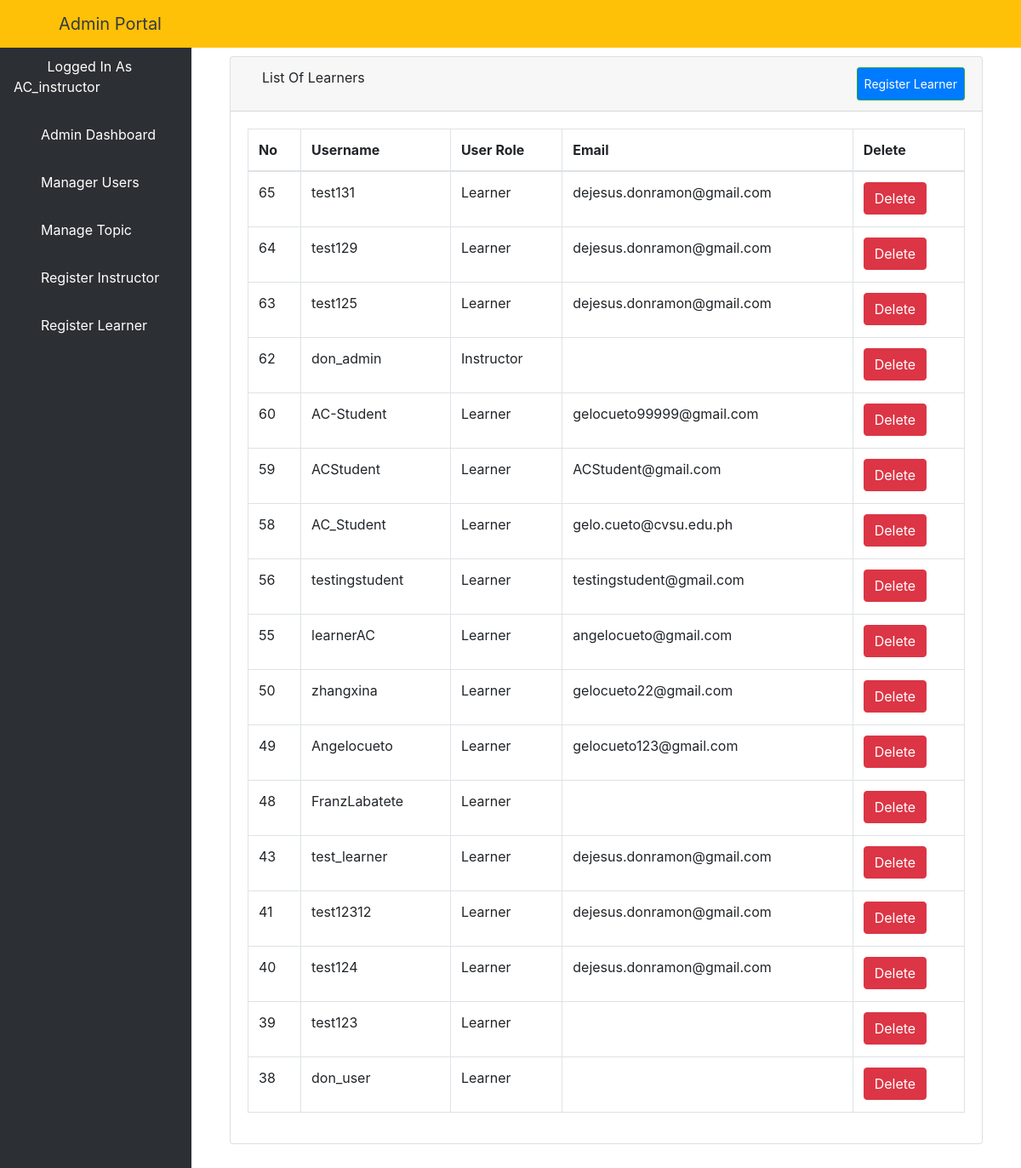
Screenshot of /learners/ (signed in) with the database file from the repository.
### elearn/models.py (models this page shows)
class User(AbstractUser):
    is_learner = models.BooleanField(default=False)
    is_instructor = models.BooleanField(default=False)
    is_admin = models.BooleanField(default=False)

### elearn/views.py (the view)
# urls.py: path('learners/', views.ListLearnerView.as_view(), name='learners'),  # delete if wrong
class ListLearnerView(LoginRequiredMixin, ListView):  # delete if wrong
    model = User
    template_name = 'dashboard/admin/list_learner.html'
    context_object_name = 'users'
    paginated_by = 10
    def get_queryset(self):
        return User.objects.filter(is_instructor=0, is_admin=0).order_by('-id')  # hanggang dito

### elearn/templates/dashboard/admin/list_learner.html (shortened to what this page needs)
{% extends 'dashboard/admin/base.html' %}
{% block body %}
    <div class="container-fluid">
        <div class="row">
            <div class="col-12 mb-3">
                <div class="col-12 mb-3">
                    <div id="content-wrapper">
                        <div class="container-fluid">
                            <div class="card mb-3">
                                <div class="card-header">
                                    <i class="fas fa-table"></i>
                                    List Of Learners
                                    <a class="btn btn-sm btn-success" href="{% url 'addlearner' %}"
                                       style="padding: 8px; float: right; background-color: #007bff; color: white;">Register
                                        Learner</a>
                                </div>
                                <div class="card-body">
                                    <div class="table-responsive">
                                        <table class="table table-bordered" id="dataTable" width="100%" cellspacing="0">
                                            <thead>
                                            <tr>
                                                <th>No</th>
                                                <th>Username</th>
                                                <th>User Role</th>
                                                <th>Email</th>
                                                <th>Delete</th>
                                            </tr>
                                            </thead>
                                            <tbody>
                                            {% if users %}
                                                {% for user in users %}
                                                    <tr>
                                                        <td>{{ user.id }}</td>
                                                        <td>{{ user.username }}</td>
                                                        <td>{% if user.is_learner == True %}
                                                            <p>Learner</p>
                                                        {% elif user.is_admin == True %}
                                                            <p>Admin</p>
                                                        {% else %}
                                                            <p>Instructor</p>
                                                        {% endif %}
                                                        </td>
                                                        <td>{{ user.email }}</td>
                                                        <td>
                                                            <a href="{% url 'aduser' user.pk %}">
                                                                <button type="button" class="btn btn-danger"> Delete
                                                                </button>
                                                            </a></td>
                                                    </tr>
                                                {% endfor %}
                                            {% endif %}
                                            </tbody>
                                        </table>
                                    </div>
                                </div>
                            </div>
                        </div>
                    </div>
                </div>
            </div>
        </div>
    </div>
{% endblock %}

### elearn/templates/dashboard/admin/base.html (shortened to what this page needs)
<!DOCTYPE html>
<html lang="en">
<head>
    {% load static %}
    <link href="{% static 'vendor/fontawesome-free/css/all.min.css' %}" rel="stylesheet" type="text/css">
    <link href="{% static 'vendor/datatables/dataTables.bootstrap4.css' %}" rel="stylesheet">
    <link href="{% static 'css/sb-admin.css' %}" rel="stylesheet">
</head>
<body id="page-top">
<nav class="navbar navbar-expand navbar-dark bg-warning fixed-top">
    <button class="btn btn-link btn-sm text-dark order-1 order-sm-0" id="sidebarToggle" href="#">
        <i class="fas fa-bars"></i>
    </button>
    <a class="navbar-brand ml-4 text-dark" href="{% url 'dashboard' %}">Admin Portal</a>
    <ul class="navbar-nav ml-auto ml-md-0">
        <li class="nav-item dropdown no-arrow">
            <a class="nav-link dropdown-toggle" href="#" id="userDropdown" role="button" data-toggle="dropdown"
               aria-haspopup="true" aria-expanded="false">
                <i class="fas fa-user-circle fa-fw text-dark mr-3"></i>
            </a>
        </li>
    </ul>
</nav>
<div id="wrapper" style="padding-top: 50px;">
    <ul class="sidebar navbar-nav">
         <li class="nav-item active">
            <a class="nav-link" href="{% url 'dashboard' %}">
                <i class="fas fa-user-circle fa-fw text-warning"></i>
                <span>Logged In As {{ user.username }}</span>
            </a>
        </li>
        <li class="nav-item active">
            <a class="nav-link" href="{% url 'dashboard' %}">
                <i class="fa fa-home" aria-hidden="true"></i>
                <span>Admin Dashboard</span>
            </a>
        </li>
        <li class="nav-item">
            <a class="nav-link" href="{% url 'aluser' %}">
                <i class="fas fa-users"></i>
                <span style="color: white">Manager Users</span>
            </a>
        </li>
        <li class="nav-item dropdown no-arrow">
            <a class="nav-link dropdown-toggle" data-toggle="dropdown" aria-haspopup="true" aria-expanded="false"
               href="">
                <i class="fas fa-bell"></i>
                <span style="color: white">Manage Topic</span>
            </a>
        </li>
        <li class="nav-item">
            <a class="nav-link" href="{% url 'isign' %}">
                <i class="fas fa-chalkboard-teacher"></i>
                <span style="color: white">Register Instructor</span>
            </a>
        </li>
        <li class="nav-item">
            <a class="nav-link" href="{% url 'addlearner' %}">
                <i class="fas fa-user-graduate"></i>
                <span style="color: white">Register Learner</span>
            </a>
        </li>
    </ul>
    {% block body %}{% endblock %}
</div>

### rows the page displays
User: username "AC_instructor"
User: id "65", username "test131", is_learner "Learner", email "dejesus.donramon@gmail.com"
User: id "64", username "test129", is_learner "Learner", email "dejesus.donramon@gmail.com"
User: id "63", username "test125", is_learner "Learner", email "dejesus.donramon@gmail.com"
User: id "62", username "don_admin", is_learner "Instructor"
User: id "60", username "AC-Student", is_learner "Learner", email "gelocueto99999@gmail.com"
User: id "59", username "ACStudent", is_learner "Learner", email "ACStudent@gmail.com"
User: id "58", username "AC_Student", is_learner "Learner", email "gelo.cueto@cvsu.edu.ph"
User: id "56", username "testingstudent", is_learner "Learner", email "testingstudent@gmail.com"
User: id "55", username "learnerAC", is_learner "Learner", email "angelocueto@gmail.com"
User: id "50", username "zhangxina", is_learner "Learner", email "gelocueto22@gmail.com"
User: id "49", username "Angelocueto", is_learner "Learner", email "gelocueto123@gmail.com"
User: id "48", username "FranzLabatete", is_learner "Learner"
User: id "43", username "test_learner", is_learner "Learner", email "dejesus.donramon@gmail.com"
User: id "41", username "test12312", is_learner "Learner", email "dejesus.donramon@gmail.com"
User: id "40", username "test124", is_learner "Learner", email "dejesus.donramon@gmail.com"
User: id "39", username "test123", is_learner "Learner"
User: id "38", username "don_user", is_learner "Learner"
